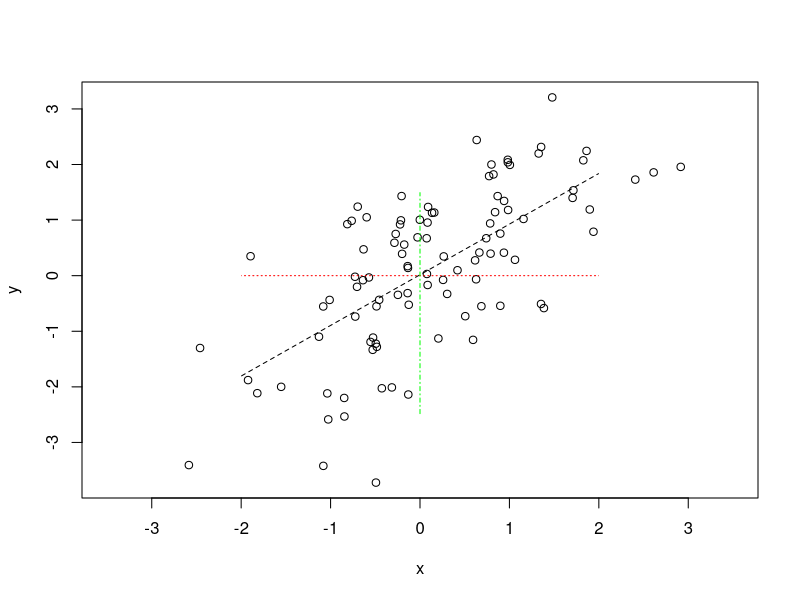

This figure's R source:
library(plotrix)


### Name: ablineclip
### Title: Add a straight line to a plot
### Aliases: ablineclip
### Keywords: aplot

### ** Examples

 x <- rnorm(100)
 y <- x + rnorm(100)
 lmfit <- lm(y~x)
 plot(x, y, xlim=c(-3.5, 3.5))
 ablineclip(lmfit, x1 = -2, x2 = 2, lty = 2)
 ablineclip(h = 0, x1 = -2,x2 = 2,lty = 3, col = "red")
 ablineclip(v = 0, y1 = -2.5, y2 = 1.5, lty=4, col = "green")
